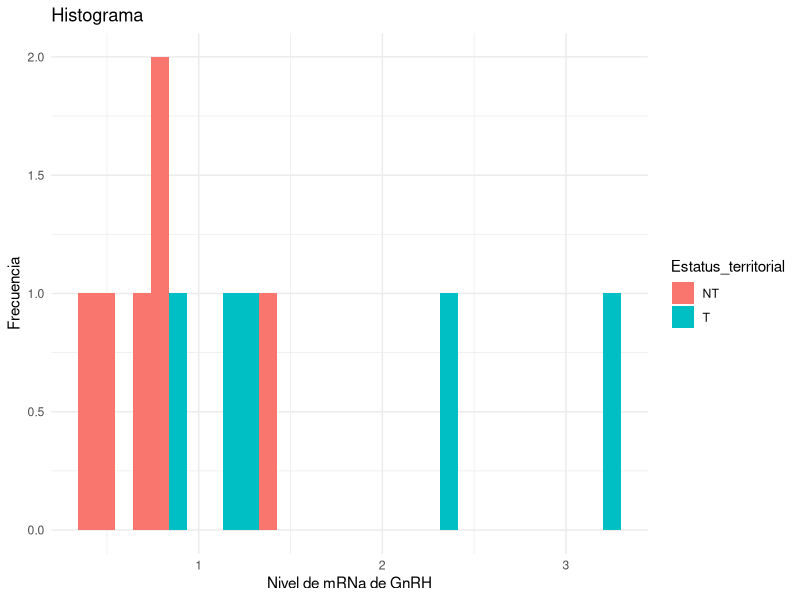

Reproduce this figure in R. (Note: this script raises an error after producing the figure.)
## ---- chunk 1
library(tidyverse)
library(palmerpenguins)
library(ggplot2)
library(broom)
#i
library(readxl)
 peces <- read_excel("datos-04.xlsx")
 peces
 
#ii
#H0= Los niveles mRNA de GnRH se encuentran distribuidos de manera aleatoria entre los peces
#HA = Los niveles de mRNA de GnRH se distribuyen teniendo en cuenta el factor de territorio
 
#iii
# En este caso el nivel de significancia a emplear corresponde a α=0.05 dado que este valor es el empleado por defecto.
 
#iV
p_normal<-shapiro.test(peces$`Nivel_de_mRNA_de_GnRH`)
p_normal

head(peces)
distr_normal <- ggplot(peces, aes(x= Nivel_de_mRNA_de_GnRH, fill = Estatus_territorial)) + 
  geom_histogram() +
  labs(
    x = "Nivel de mRNa de GnRH",
    y = "Frecuencia",
    title = "Histograma"
  ) +
  theme_minimal()

distr_normal

#En este caso corresponde a una distribución no normal

#v

# En este caso uno de los criterios a tener en cuenta para escoger la prueba estadíatica a emplear, es determinar si las varianzas son iguales o no, por lo cual se realiza lo siguiente.

varia<-peces|>
  filter(Estatus_territorial=="NT")

varia2<-peces|>
  filter(Estatus_territorial=="T")

res1<- var(varia$Nivel_de_mRNA_de_GnRH)
res2<-var(varia2$Nivel_de_mRNA_de_GnRH)

cat ("La varianza para los NT es de ",res1)
cat ("La varianza para los T es de ",res2)


#A partir de este resultado determinamos que las varianzas son diferentes y que por ende se procede a aplicar un Wilcox test


x<-wilcox.test(Nivel_de_mRNA_de_GnRH ~ Estatus_territorial, peces, paired = FALSE)
x

#vi

#Para facilitar el análisis de los resultados, se elabora una gráfica de bigotes.

ggplot(
  peces,
  aes(
    x = Estatus_territorial,
    y = Nivel_de_mRNA_de_GnRH,
    fill = Estatus_territorial
  )
) +
  geom_boxplot(alpha = 0.5) +
  geom_jitter(width = 0.2) +
  labs(
    y = "Nivel de mRNA",
    x = "Estatus Territorial",
  )

#vii

# En ete caso podemos, en primer lugar, confirmar que existe una diferenciación clara entre las muestas NT y T. Adicionalmente el test de Wilcox arrojó un valor de p= 0.0303, que en este caso, al ser alpha=0.05, se podría dercartar la hipótesis nula (H0) y optar por la hipótesis alternativa.

## ---- chunk 2
#i
library(patchwork)

avestruces<-read_excel("Avestruces.xlsx")
avestruces
#ii

#H0=Las temperaturas corporales y cerebrales son similares
#HA=Las temperatuas corporales y cerebrales difieren

#iii

# En este caso el nivel de significancia a emplear corresponde a α=0.05 dado que se trata de una distribucion normal y este valor es el empleado por el investigadon en el mencionado articulo.

#iv

p_normal<-shapiro.test(avestruces$`Temperatura_corporal`)
p_normal
p_normal2<-shapiro.test(avestruces$`Temperatura_cerebro`)
p_normal2

# En este caso al obtener valores p de 0.05371 y de p=0.05092 se puede afirmar que es una distribución normal

#v

varia<-var(avestruces$Temperatura_corporal)
varia2<-var(avestruces$Temperatura_cerebro)

cat ("La varianza de la temperatura corporal es de ",varia)
cat (" La varianza de la temperatura cerebral es de ",varia2)

#Teniendo en cuenta la similitud en las varianzas y que se trata de una distribución normal, en este caso se escogió un test de distribución T, especificando que se trata de datos pareados.


t.test(avestruces$Temperatura_cerebro, avestruces$Temperatura_corporal, paired = TRUE, alternative = 'two.sided', 
  conf.level = 0.95) 

# Para evaluar con mas exactitud esta diferencia y observar las diferencias entre la temperatura corporal y cerebrales, se usara una prueba de dos muestras independientes, conociendo que los supuesto de distribución normal, varianza y muestreo independiente y aleatorio cumple

#vi
# Para evaluar con mas exactitud esta diferencia y observar las diferencias entre la temperatura corporal y cerebrales, se usara un histograma que evidenvia si existe alguna diferencia entre las temperaturas.


avestruces_filtro <- avestruces |> 
  pivot_longer(c(Temperatura_corporal, Temperatura_cerebro), 
               names_to = "posición_temperatura", 
               values_to = "Temperatura") 

ggplot(avestruces_filtro, aes(x = factor(Avestruz), y = Temperatura, fill = posición_temperatura)) +
  geom_histogram(stat = "identity", position = "dodge", color = "black") +
  labs(x = "Avestruz", y = "Temperatura", fill = "Tipo de Temperatura")  +
  coord_cartesian(ylim = c(36.1, 39.7)) +  scale_fill_manual(values = c("tan1", "lightcyan"))

#vii
#Con base en los resultados obtenidos, podemos concluir que la H0 se rechaza dado que el valor p ultilizado fue de 0.5092. Asimismo, en la gráfica de temperaturas donde comparamos la temperatura corporal con la temperatura del cerebro, podemos ver una diferencia que es significativa, por lo que aceptamos la hipótesis alternativa.
## ---- chunk 3
#i
juveniles <- read_excel("Juveniles.xlsx")
 juveniles
 
#ii
 
#H0 = Los juveniles de ambas poblaciones en promedio alcanzan a la madurez sexual a edades significativamente similares.
#HA = Los juveniles de ambas poblaciones en promedio alcanzan a la madurez sexual a edades diferentes. 
 
#iii

# En este caso el nivel de significancia que se usara corresponde a α=0.05 dado que este valor es el empleado comunmente en investigaciones.
 
#iv
 
p_normal<-shapiro.test(juveniles$`Poblacion_A`)
p_normal
p_normal2<-shapiro.test(juveniles$`Poblacion_B`)
p_normal2

Juveniles_filtro <- juveniles |> 
  pivot_longer(c(Poblacion_A, Poblacion_B), 
               names_to = "Tipo_de_Poblacion", 
               values_to = "Edad_promedio") 

Juveniles_filtro <- Juveniles_filtro |> 
  mutate(row_index = row_number())


ggplot(Juveniles_filtro, aes(x = factor(row_index), y = Edad_promedio, fill = Tipo_de_Poblacion)) +
  geom_histogram(stat = "identity", position = "dodge", color = "black") +
  labs(x = "Index", y = "Edad de la madurez sexual", fill = "Tipo de Poblacion") +
  theme_minimal() + 
  coord_cartesian(ylim = c(7, 15)) +  scale_fill_manual(values = c("pink", "lightsteelblue1"))

# Al observar el valor P de cada set de datos, se concluye que ambos conjuntos de datos tienen valores de p significativos, lo que sugiere que no siguen una distribución normal.

#v

#Al no poderse hacer ninguna transformación conocida para los datos, y sabiendo que el muestreo fue aleatorio e independiente se podria realizar una wilcox.test(). si cumple con la condicion de una varianza significativa

varia<-var(juveniles$Poblacion_A)
varia2<-var(juveniles$Poblacion_B)

cat ("La varianza de la poblacion A respecto a la media o valor esperado de los datos es de ",varia)
cat (" La varianza de la poblacion B respecto a la media o valor esperado de los datos es de ",varia2)

#A partir de este resultado determinamos que las varianzas son diferentes y que por ende se procede a aplicar un Mann-Whitney con un wilcox.test().


wilcox_result <- wilcox.test(juveniles$Poblacion_A, juveniles$Poblacion_B, paired = TRUE, alternative = 'two.sided', 
  conf.level = 0.95)

wilcox_result

#vi

#Para facilitar el análisis de los resultados, se elabora una gráfica de bigotes.

ggplot(
  Juveniles_filtro,
  aes(
    x = Tipo_de_Poblacion,
    y = Edad_promedio,
    fill = Tipo_de_Poblacion
  )
) +
  geom_boxplot(alpha = 0.5) +
  geom_jitter(width = 0.2) +
  labs(
    y = "edad de madurez sexual",
    x = "",
  ) +  scale_fill_manual(values = c("deeppink", "lightblue"))

#vii
#De acuerdo a los resultados obtenidos y a las gráficas, podemos decir que las edades respecto a la maduración sexual difieren significartivamente, de modo que aceptamos la hipótesis alternativa.
## ---- chunk 4
#i
syrup <- read_excel("Syrup.xlsx")
 syrup
 
#ii

 #H0= No habrá ningun incremento de poder de la brazada al nadar en syrup y por ende las velocidades de los nadadores en syrup serán menores.
 #HA= Habra incremento de poder de la brazada al nadar en syrup y por ende las velocidades de los nadadores en syrup y los nadadores en agua no diferirán.

#iii

# En este caso el nivel de significancia que se usara corresponde a α=0.01 dado que se supondra la variable actua como una distribucion normal y este valor es empleado en el articulo.
 
#iv
 
p_normal<-shapiro.test(syrup$`Velocidad_relativa_de_nado`)
p_normal

syrup_filtro <- syrup |> 
  mutate(row_index = row_number())

ggplot(syrup_filtro, aes(x = factor(row_index), y = Velocidad_relativa_de_nado)) +
  geom_histogram(stat = "identity", position = "dodge", color = "black", fill ="lightblue") +
  labs(x = "Indice de nadador", y = "Velocidad realtiva de nado (m/s)") +
  theme_minimal() + 
  coord_cartesian(ylim = c(0.8, 1.2))

# Al observar el valor P de 0.3812 sugiere que no hay pruebas suficientes para concluir que los datos se desvían significativamente de una distribución normal y por lo tanto siguen un patron de una distribución normal.

#v

#Al no poderse hacer ninguna transformacion conocida para los datos, y sabiendo que el muestreo fue aleatorio e independiente se podria realizar una t.test() de una sola variable para interpretar los datos. Asimismo, si cumple con la condicion de una varianza significativa se podira concluir que sigue una distribucion normal y aplicar una prueba estadistica de una muestra.

varia<-var(syrup$Velocidad_relativa_de_nado)

cat (" La varianza de la poblacion de nado respecto a la media o valor esperado de los datos es de ",varia)

#A partir de este resultado determinamos que las varianza es destacadamente baja y que por ende se procede a aplicar una Prueba de una muestra  con un t.test().


y <- t.test(syrup$Velocidad_relativa_de_nado, alternative = 'greater',  
    conf.level = 0.99)

y

#vi

#al observar los datos se obtiene que "sample estimates:mean of x 1.008333" lo que significa que la media aritmetica es 1, por lo que se concluye que el “Syrup” no tiene ningún efecto sobre la velocidad

#Para facilitar el análisis de los resultados, se elabora una gráfica de bigotes.

ggplot(syrup_filtro, aes(x = "Nadadores", y = Velocidad_relativa_de_nado)) +
  geom_boxplot(alpha = 0.5, color ="black", fill= "gold") +
  geom_jitter(width = 0.2) +
  labs(
    y = "Velocidad realtiva de nado (m/s)",
  
  ) +
  theme_minimal() 


#vii
#Teniendo en cuenta que la velocidad relativa de nado es la velocidad en la piscina de “Syrup” dividida por la velocidad en la piscina de agua y que el coeficiente debe equivaler a 1 en dado caso que las velocidades no sufran alteraciones, sabemos que, si nadan más lento en el syrup el coeficiente es <1 pero, si la velocidad es mayor en syrup, debe ser >1. Por consiguiente, debido a que en la mayoría de los casos este es <1, podemos afirmar la hipótesis nula, que las velocidades de los nadadores en syrup serán iguales que en agua normal.
 
 
